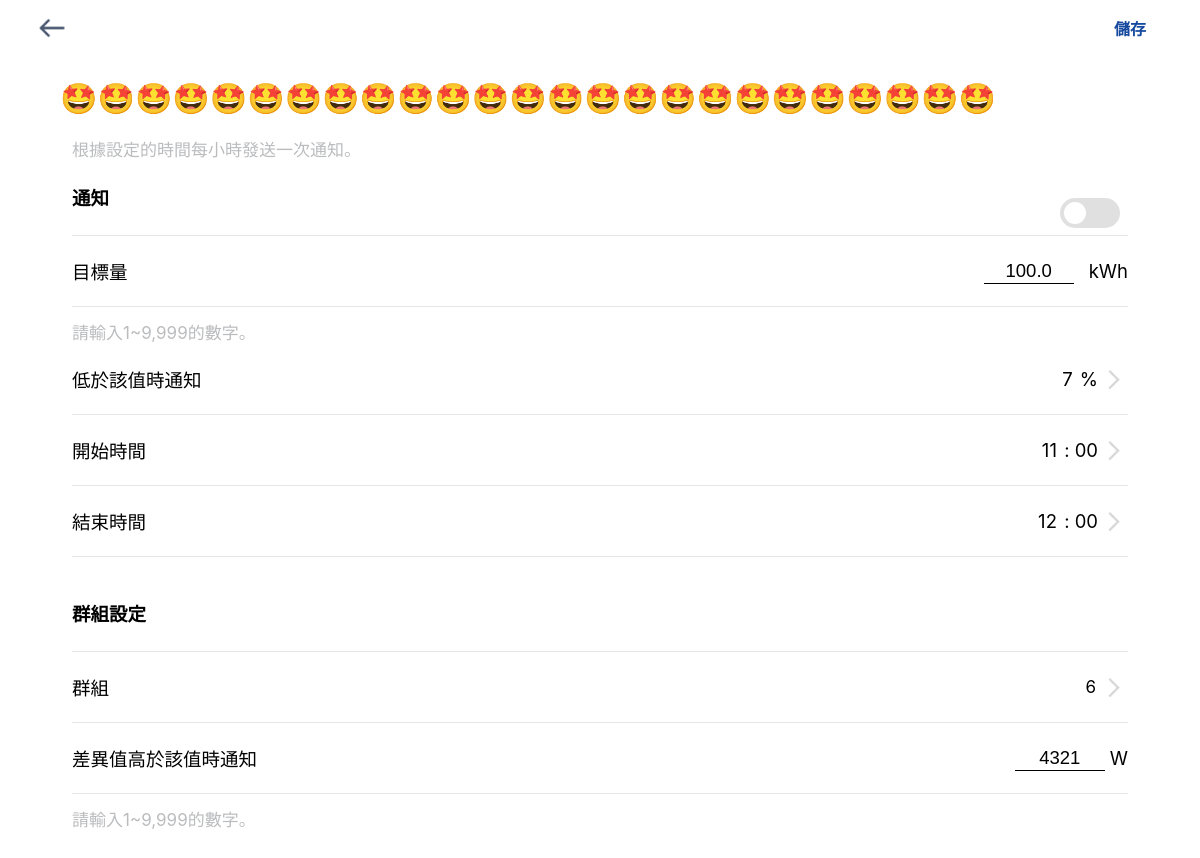
The page /setting?uuid=2b76686a-3944-4cf3-82c9-1e948135db53 on the database its author committed.
### app/models.py (models this page shows, shortened)
class Device_Info(UserMixin, db.Model):
    __tablename__ = 'device_info'
    uuid = db.Column(db.String(64),unique=True, primary_key=True)
    name = db.Column(db.String(64))
    model = db.Column(db.String(64))
    online_status = db.Column(db.String(64))
    gw_uuid = db.Column(db.String(64))
    gw_status = db.Column(db.String(64))
    user_id = db.Column(db.String(64))
    associated = db.Column(db.String(64))
    target_energy_level = db.Column(db.Float(), default= 5)
    lower_bound = db.Column(db.Integer(), default = 10)
    start_time = db.Column(db.Integer(),default = 7)
    end_time = db.Column(db.Integer(),default = 18)
    notify = db.Column(db.String(64), default ="ON")
    group_id = db.Column(db.String(64), default = "0")
    group_lower_bound = db.Column(db.Integer(),default = 5000)
    weekly_energy_amount = db.Column(db.Float(), default= 0)
    monthly_energy_amount = db.Column(db.Float(), default= 0)

### app/main/views.py (the view)
@main.route('/setting',methods = ["GET"])
def publish_setting():
    userid = request.args.get('userid')
    redirect_app = request.args.get('redirect_app')
    uuid = request.args.get('uuid')
    device_info = Device_Info.query.filter_by(uuid=uuid)
    return render_template('setting.html',userid=userid,redirect_app=redirect_app,device_info=device_info)

### app/templates/setting.html (shortened to what this page needs)
<html>
<head>
	<link rel="stylesheet" href="{{ url_for('static', filename='css/site.css') }}">
	<link rel="stylesheet" href="{{ url_for('static', filename='css/setting.css') }}">
</head>
<body>
	<form action="{{ url_for('main.update_device_setting') }}" method="post">
	<div class='header'>
		<a class='return-button' href="{{ url_for('main.publish_hello', userid=userid,redirect_app=redirect_app)}}">
			<img src="{{ url_for('static', filename='img/arrow left.png') }}" >
		</a>
		<input type='submit' class='save-button' value="儲存">
	</div>
	{% for device in device_info %}
	<div class='title'>{{ device.name }}</div>
	<div class='contaniner'>
		<p class='des'>根據設定的時間每小時發送一次通知。</p>
		<div class='settings'>
			<div id ='notif'>
				<span>通知</span>
				<label for='notification' class="switch">
			    <span class="slider"></span>
			</div>
			<div class='option goal'>
				<label for='goal'>目標量</label>
				<div><input type="number"  inputmode="decimal" step="0.01" id='goal' name ='goal' class='goal-value' value={{ device.target_energy_level }} oninput="if(value.length > 8)value=value.slice(0,8)"><span class='unit'>kWh</span></div>
			</div>
			<p class='goal-hint'> 請輸入1~9,999的數字。</p>
			<div class='option' id='bound'>
				<label for='lower_bound'>低於該值時通知</label>
				<div><input type='number' id='lower_bound' name='lower_bound' class='bound' value={{ device.lower_bound }} readonly><span class='unit'>%</span><img src="{{ url_for('static', filename='img/chevron-right.png') }}"></div>
			</div>
			<div class='option' id='start'>
				<label for='start_time'>開始時間</label>
				<div><input type='number' id='start_time' name='start_time' class='start' value={{ device.start_time }} readonly><span>&nbsp;: 00</span><img src="{{ url_for('static', filename='img/chevron-right.png') }}"></div>
			</div>
			<div class='option' id='end'>
				<label for='end_time'>結束時間</label>
				<div><input type='number' id='end_time' name='end_time' class='end' value={{ device.end_time }} readonly><span>&nbsp;: 00</span><img src="{{ url_for('static', filename='img/chevron-right.png') }}"></div>
			</div>
			<div id ='group-setting'>
				<span>群組設定</span>
			</div>
			<div class='option' id='gp'>
				<label for='group'>群組</label>
				<div><span class="no-gp">未加入任何群組</span><input type='text' id='group' name='group' class='gp' value={{ device.group_id }} placeholder="未加入任何群組" readonly><img src="{{ url_for('static', filename='img/chevron-right.png') }}"></div>
			</div>
			<div class='option diff'>
				<label for='diff'>差異值高於該值時通知</label>
				<div><input type="number" id='diff' min="1" step="1" pattern="\d*" name ='diff' class='diff-setting' value={{ device.group_lower_bound }} oninput="if(value.length > 4)value=value.slice(0,4)"><span class='unit'>W</span></div>
			</div>
			<p class='diff-hint'> 請輸入1~9,999的數字。</p>
		</div>
	</div>
	{% endfor %}
</form>
</body>
</html>

### static/css/site.css (style rules this page uses)
.switch { display: inline-block; width: 60px; height: 30px; margin: 8px; transform: translateY(50%); position: relative; }
.slider { position: absolute; top: 0; bottom: 0; left: 0; right: 0; border-radius: 30px; box-shadow: 0 0 0 2px white, 0 0 4px white; cursor: pointer; border: 4px solid transparent; background-color: #E0E0E0; overflow: hidden; transition: 0.4s; }
.slider:before { position: absolute; content: ""; width: 100%; height: 100%; background-color: white; border-radius: 30px; transform: translateX(-30px); transition: 0.4s; }

### static/css/setting.css (style rules this page uses)
body { background-color:#fff; display: flex; flex-direction: column; align-items: center; font-family: -apple-system,BlinkMacSystemFont,'Segoe UI',Roboto,Oxygen,Ubuntu,'Fira Sans','Droid Sans','Helvetica Neue',sans-serif !important; margin:0 !important; font-size:20px; padding-bottom:50px; -webkit-touch-callout: none; -webkit-user-select: none; -khtml-user-select: none; -moz-user-select: none; -ms-user-select: none; user-select: none; }
form { width:100%; display: block; margin-top: 0em; margin-block-end: 0em !important; display: flex; flex-direction: column; justify-content: center; align-items: center; }
p { display: block; margin-block-start: 0; margin-block-end: 0; margin-inline-start: 0px; margin-inline-end: 0px; }
.des { color: #BBBCBE; align-self: start; font-size: 17px; }
input[type="submit" i] { padding: 0 !important }
input.bound, input.start, input.end, input.gp { border:none !important; outline:none; font-size: 18.5px; text-align: right; font-family: -apple-system,BlinkMacSystemFont,'Segoe UI',Roboto,Oxygen,Ubuntu,'Fira Sans','Droid Sans','Helvetica Neue',sans-serif !important; width:50px; pointer-events:none; -webkit-appearance: none !important; -webkit-border-radius: 0!important; border-radius: 0!important; }
input.gp { width:200px !important; font-size: 17px !important; }
.option label { pointer-events:none; align-items: center; }
a, button, span#bound, span#start, span#end, span#gp { cursor: pointer !important; }
button, input.save-button, .save-button { background-color: #fff; border:none; transition: background-color 0.3s; -webkit-transition: background-color 0.3s; cursor: pointer; }
.header, #notif, .option, #group-setting { display: flex; flex-direction: row; justify-content: space-between; align-items: center; }
.title { font-size: 30px; font-weight:500; padding: 15px 0 0px 0 ; width: 90%; margin: 25px 0 20px 0; white-space: nowrap; overflow: hidden; text-overflow: ellipsis; }
.contaniner { width: 88%; }
#notif, #group-setting { line-height: 4; font-size: 18.5px; border-bottom: solid #e6e6e8 1px; width: 100%; font-weight: bolder; }
#group-setting { padding-top: 20px; }
.option { height:70px; font-size: 18.5px; border-bottom: solid #e6e6e8 1px; align-items: center; }
.header { height: 25px; width: 95%; padding-top:15px; }
.return-button { height: 44px; width: 44px; border-radius: 70%; display: flex; align-items: center; justify-content: center; }
.return-button img { height:30px; width:auto; pointer-events:none }
.save-button { font-style: normal; font-weight: bold; font-size: 16px; color: #174A9F; height: 44px; width: 80px; border-radius: 3px; background: none !important; }
.option img { width:30px; height:auto; }
.option div { display: flex; align-items: center; }
.goal-hint, .diff-hint { padding-top: 12px; color: #BBBCBE; font-size: 17px; width:85%; }
.unit { padding-left: 5px; }
.goal .unit { padding-left: 15px; }
.goal-value, .diff-setting { border:none; outline:none; font-size: 18.5px; width: 90px; text-align: right; border-radius: 0 !important; border-bottom:1px black solid !important; text-align: center; }
input::placeholder { color:rgba(0,0,0,0.3); }

### rows shown on the page
Device_Info: name "🤩🤩🤩🤩🤩🤩🤩🤩🤩🤩🤩🤩🤩🤩🤩🤩🤩🤩🤩🤩🤩🤩🤩🤩🤩", goal "100.0", lower_bound "7", start_time "11", end_time "12", group "6", diff "4321"
